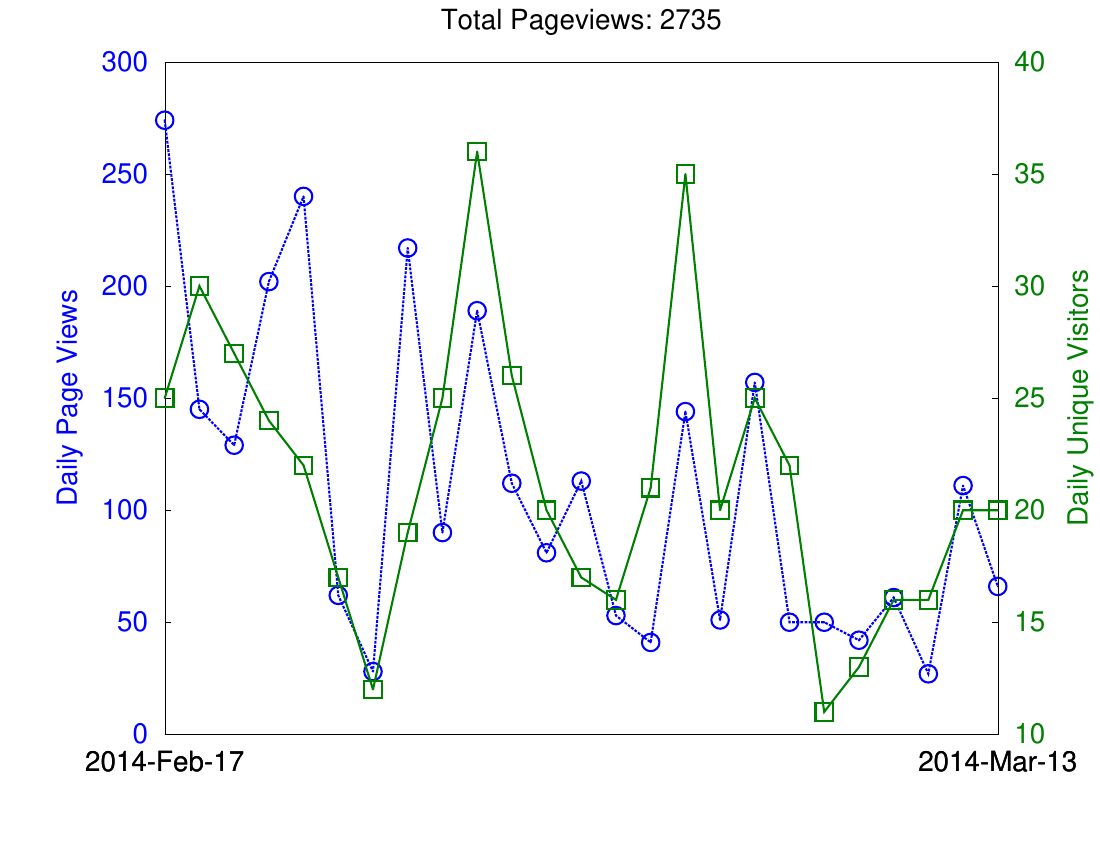

This chart was generated by the following Python code:
#!/usr/bin/env python
import matplotlib.pyplot as plt
import numpy as np
import math

# Import stuff for working with dates
from datetime import datetime
from matplotlib.dates import date2num, num2date

# Github has a "traffic" page now, but it doesn't seem like you can
# put in an arbitrary date range?  When I looked at it, it showed the
# numbers of unique visitors and views for the last two weeks only...
# So as long as I check back at least once every two weeks I can keep
# a record of it?  Great...

# https://github.com/libMesh/libmesh/graphs/traffic

# Date, Views, Unique Visitors
data = [
    '2014-Feb-17', 274, 25,
    '2014-Feb-18', 145, 30,
    '2014-Feb-19', 129, 27,
    '2014-Feb-20', 202, 24,
    '2014-Feb-21', 240, 22,
    '2014-Feb-22', 62,  17,
    '2014-Feb-23', 28,  12,
    '2014-Feb-24', 217, 19,
    '2014-Feb-25', 90,  25,
    '2014-Feb-26', 189, 36,
    '2014-Feb-27', 112, 26,
    '2014-Feb-28', 81,  20,
    '2014-Mar-01', 113, 17,
    '2014-Mar-02', 53,  16,
    '2014-Mar-03', 41,  21,
    '2014-Mar-04', 144, 35,
    '2014-Mar-05', 51,  20,
    '2014-Mar-06', 157, 25,
    '2014-Mar-07', 50,  22,
    '2014-Mar-08', 50,  11,
    '2014-Mar-09', 42,  13,
    '2014-Mar-10', 61,  16,
    '2014-Mar-11', 27,  16,
    '2014-Mar-12', 111, 20,
    '2014-Mar-13', 66,  20,
    '2014-Mar-14', 223, 25,
    '2014-Mar-15', 46,   9,
    '2014-Mar-16', 26,  17,
    '2014-Mar-17', 80,  29,
    '2014-Mar-18', 59,  30,
    '2014-Mar-19', 85,  31,
    '2014-Mar-20', 122, 18,
    '2014-Mar-21', 61,  21,
    '2014-Mar-22', 33,  18,
    '2014-Mar-23', 64,  14,
    '2014-Mar-24', 95,  24,
    '2014-Mar-25', 75,  28,
    '2014-Mar-26', 49,  18,
    '2014-Mar-27', 57,  24,
    '2014-Mar-28', 33,  16,
    '2014-Mar-29', 41,  16,
    '2014-Mar-30', 19,  11,
    '2014-Mar-31', 52,  12,
    '2014-Apr-01', 120, 21,
    '2014-Apr-02', 68,  23,
    '2014-Apr-03', 98,  28,
    '2014-Apr-04', 77,  21,
    '2014-Apr-05', 80,  15,
    '2014-Apr-06', 55,  15,
    '2014-Apr-07', 71,  31,
    '2014-Apr-08', 84,  26,
    '2014-Apr-09', 33,  18,
    '2014-Apr-10', 32,  16,
    '2014-Apr-11', 51,  20,
    '2014-Apr-12', 25,  15,
    '2014-Apr-13', 49,  20,
    '2014-Apr-14', 120, 23,
    '2014-Apr-15', 191, 27,
    '2014-Apr-16', 219, 24,
    '2014-Apr-17', 216, 30,
    '2014-Apr-18', 63,  19,
    '2014-Apr-19', 36,  11,
    '2014-Apr-20', 25,   7,
    '2014-Apr-21', 115, 24,
    '2014-Apr-22', 128, 31,
    '2014-Apr-23', 87,  25,
    '2014-Apr-24', 108, 23,
    '2014-Apr-25', 111, 20,
    '2014-Apr-26', 89,   9,
    '2014-Apr-27', 29,  11,
    '2014-Apr-28', 177, 28,
    '2014-Apr-29', 170, 27,
    '2014-Apr-30', 183, 28,
    '2014-May-01', 97,  25,
    '2014-May-02', 64,  23,
    '2014-May-03', 43,  12,
    '2014-May-04', 32,  14,
    '2014-May-05', 125, 28,
    '2014-May-06', 68,  24,
    '2014-May-07', 68,  19,
    '2014-May-08', 114, 14,
    '2014-May-09', 47,  20,
    '2014-May-10', 139, 20,
    '2014-May-11', 14,   9,
    '2014-May-12', 90,  27,
    '2014-May-13', 92,  22,
    '2014-May-14', 197, 32,
    '2014-May-15', 140, 26,
    '2014-May-16', 59,  20,
    '2014-May-17', 21,  9 ,
    '2014-May-18', 54,  16,
    '2014-May-19', 117, 28,
    '2014-May-20', 47,  18,
    '2014-May-21', 55,  19,
    '2014-May-22', 77,  26,
    '2014-May-23', 28,  12,
    '2014-May-24', 38,  13,
    '2014-May-25', 36,  14,
    '2014-May-26', 44,  13,
    '2014-May-27', 166, 24,
    '2014-May-28', 139, 20,
    '2014-May-29', 67,  25,
    '2014-May-30', 73,  11,
    '2014-May-31', 60,  9 ,
    '2014-Jun-01', 22,  11,
    '2014-Jun-02', 87,  18,
    '2014-Jun-03', 103, 31,
    '2014-Jun-04', 105, 27,
    '2014-Jun-05', 74,  22,
    '2014-Jun-06', 55,  16,
    '2014-Jun-07', 53,  15,
    '2014-Jun-08', 19,  5 ,
    '2014-Jun-09', 91,  14,
    '2014-Jun-10', 136, 19,
    '2014-Jun-11', 104, 27,
    '2014-Jun-12', 195, 22,
    '2014-Jun-13', 51,  18,
    '2014-Jun-14', 4,   4 ,
    '2014-Jun-15', 19,  8 ,
    '2014-Jun-16', 86,  19,
    '2014-Jun-17', 60,  20,
    '2014-Jun-18', 115, 25,
    '2014-Jun-19', 73,  20,
    '2014-Jun-20', 24,  12,
    '2014-Jun-21', 12,  4 ,
    '2014-Jun-22', 30,  10,
    '2014-Jun-23', 106, 23,
    '2014-Jun-24', 51,  16,
    '2014-Jun-25', 115, 25,
    '2014-Jun-26', 77,  24,
    '2014-Jun-27', 91,  24,
    '2014-Jun-28', 30,  9 ,
    '2014-Jun-29', 9,   7 ,
    '2014-Jun-30', 80,  25,
    '2014-Jul-01', 118, 17,
    '2014-Jul-02', 124, 18,
    '2014-Jul-03', 103, 22,
    '2014-Jul-04', 33,  11,
    '2014-Jul-05', 37,  13,
    '2014-Jul-06', 25,  11,
    '2014-Jul-07', 147, 27,
    '2014-Jul-08', 123, 14,
    '2014-Jul-09', 75,  24,
    '2014-Jul-10', 68,  16,
    '2014-Jul-11', 103, 22,
    '2014-Jul-12', 21,  6 ,
    '2014-Jul-13', 16,  3 ,
    '2014-Jul-14', 103, 24,
    '2014-Jul-15', 86,  16,
    '2014-Jul-16', 90,  20,
    '2014-Jul-17', 92,  18,
    '2014-Jul-18', 70,  17,
    '2014-Jul-19', 27,  8 ,
    '2014-Jul-20',  7,  4 ,
    '2014-Jul-21', 66,  19,
    '2014-Jul-22', 63,  16,
    '2014-Jul-23', 56,  14,
    '2014-Jul-24', 110, 19,
    '2014-Jul-25', 27,  14,
    '2014-Jul-26', 9,   8 ,
    '2014-Jul-27', 27,  9 ,
    '2014-Jul-28', 73,  23,
    '2014-Jul-29', 136, 22,
    '2014-Jul-30', 25,  14,
    '2014-Jul-31', 113, 29,
    '2014-Aug-01', 68,  20,
    '2014-Aug-02', 34,  5 ,
    '2014-Aug-03', 17,  5 ,
    '2014-Aug-04', 28,  17,
    '2014-Aug-05', 66,  15,
    '2014-Aug-06', 62,  24,
    '2014-Aug-07', 123, 17,
    '2014-Aug-08', 92,  19,
    '2014-Aug-09', 29,  9 ,
    '2014-Aug-10', 9,   5 ,
    '2014-Aug-11', 75,  17,
    '2014-Aug-12', 108, 19,
    '2014-Aug-13', 173, 25,
    '2014-Aug-14', 109, 28,
    '2014-Aug-15', 46,  17,
    '2014-Aug-16', 33,  11,
    '2014-Aug-17', 109, 15,
    '2014-Aug-18', 154, 20,
    '2014-Aug-19', 143, 23,
    '2014-Aug-20', 54,  10,
    '2014-Aug-21', 31,  19,
    '2014-Aug-22', 86,  16,
    '2014-Aug-23', 30,  7 ,
    '2014-Aug-24', 19,  8 ,
    '2014-Aug-25', 135, 18,
    '2014-Aug-26', 140, 20,
    '2014-Aug-27', 81,  23,
    '2014-Aug-28', 87,  21,
    '2014-Aug-29', 40,  11,
    '2014-Aug-30', 102, 11,
    '2014-Aug-31', 26,  8 ,
    '2014-Sep-01', 37,  11,
    '2014-Sep-02', 64,  11,
    '2014-Sep-03', 52,  19,
    '2014-Sep-04', 172, 37,
    '2014-Sep-05', 42,  13,
    '2014-Sep-06', 29,  15,
    '2014-Sep-07', 24,  8 ,
    '2014-Sep-08', 56,  13,
    '2014-Sep-09', 87,  25,
    '2014-Sep-10', 80,  14,
    '2014-Sep-11', 82,  22,
    '2014-Sep-12', 53,  18,
    '2014-Sep-13', 22,  9 ,
    '2014-Sep-14', 31,  10,
    '2014-Sep-15', 99,  28,
    '2014-Sep-16', 174, 32,
    '2014-Sep-17', 137, 24,
    '2014-Sep-18', 96,  30,
    '2014-Sep-19', 84,  25,
    '2014-Sep-20', 45,  15,
    '2014-Sep-21', 34,  11,
    '2014-Sep-22', 57,  21,
    '2014-Sep-23', 130, 19,
    '2014-Sep-24', 169, 30,
    '2014-Sep-25', 195, 29,
    '2014-Sep-26', 82,  17,
    '2014-Sep-27', 32,  10,
    '2014-Sep-28', 19,  8 ,
    '2014-Sep-29', 71,  15,
    '2014-Sep-30', 45,  18,
    '2014-Oct-01', 136, 19,
    '2014-Oct-02', 132, 19,
    '2014-Oct-03', 127, 20,
    '2014-Oct-04', 61,  15,
    '2014-Oct-05', 6,   4 ,
    '2014-Oct-06', 72,  16,
    '2014-Oct-07', 98,  26,
    '2014-Oct-08', 33,  17,
    '2014-Oct-09', 65,  10,
    '2014-Oct-10', 39,  17,
    '2014-Oct-11', 14,  8 ,
    '2014-Oct-12', 44,  9 ,
    '2014-Oct-13', 36,  14,
    '2014-Oct-14', 160, 27,
    '2014-Oct-15', 311, 35,
    '2014-Oct-16', 333, 35,
    '2014-Oct-17', 147, 32,
    '2014-Oct-18', 57,  13,
    '2014-Oct-19', 114, 19,
    '2014-Oct-20', 135, 31,
    '2014-Oct-21', 176, 42,
    '2014-Oct-22', 180, 38,
    '2014-Oct-23', 251, 38,
    '2014-Oct-24', 193, 27,
    '2014-Oct-25', 75,  18,
    '2014-Oct-26', 30,  15,
    '2014-Oct-27', 76,  28,
    '2014-Oct-28', 162, 34,
    '2014-Oct-29', 408, 46,
    '2014-Oct-30', 197, 31,
    '2014-Oct-31', 99,  33,
    '2014-Nov-01', 31,  10,
    '2014-Nov-02', 130, 22,
    '2014-Nov-03', 147, 31,
    '2014-Nov-04', 131, 42,
    '2014-Nov-05', 135, 39,
    '2014-Nov-06', 99,  29,
    '2014-Nov-07', 68,  24,
    '2014-Nov-08', 53,  19,
    '2014-Nov-09', 25,  11,
    '2014-Nov-10', 126, 23,
    '2014-Nov-11', 165, 33,
    '2014-Nov-12', 101, 27,
    '2014-Nov-13', 40,  18,
    '2014-Nov-14', 57,  20,
    '2014-Nov-15', 94,  13,
    '2014-Nov-16', 9,   6 ,
    '2014-Nov-17', 66,  29,
    '2014-Nov-18', 112, 30,
    '2014-Nov-19', 89,  22,
    '2014-Nov-20', 54,  15,
    '2014-Nov-21', 66,  24,
    '2014-Nov-22', 38,  13,
    '2014-Nov-23', 12,  8 ,
    '2014-Nov-24', 102, 25,
    '2014-Nov-25', 113, 20,
    '2014-Nov-26', 63,  22,
    '2014-Nov-27', 39,  14,
    '2014-Nov-28', 67,  21,
    '2014-Nov-29', 29,  11,
    '2014-Nov-30', 116, 11,
    '2014-Dec-01', 95,  28,
    '2014-Dec-02', 101, 31,
    '2014-Dec-03', 170, 24,
    '2014-Dec-04', 124, 34,
    '2014-Dec-05', 88,  13,
    '2014-Dec-06', 8,   7,
    '2014-Dec-07', 14,  8,
    '2014-Dec-08', 28,  15,
    '2014-Dec-09', 69,  20,
    '2014-Dec-10', 176, 21,
    '2014-Dec-11', 158, 34,
    '2014-Dec-12', 53,  13,
    '2014-Dec-13', 8,   5,
    '2014-Dec-14', 16,  7,
    '2014-Dec-15', 187, 24,
    '2014-Dec-16', 93,  20,
    '2014-Dec-17', 81,  24,
    '2014-Dec-18', 76,  18,
    '2014-Dec-19', 52,  18,
    '2014-Dec-20', 32,  13,
    '2014-Dec-21', 22,  6,
    '2014-Dec-22', 38,  18,
    '2014-Dec-23', 24,  13,
    '2014-Dec-24', 15,  11,
    '2014-Dec-25', 34,  9,
    '2014-Dec-26', 26,  8,
    '2014-Dec-27', 16,  8,
    '2014-Dec-28', 9,   5,
    '2014-Dec-29', 45,  8,
    '2014-Dec-30', 79,  7,
    '2014-Dec-31', 16,  10,
    '2015-Jan-01', 2,   2,
    '2015-Jan-02', 22,  13,
    '2015-Jan-03', 11,  7,
    '2015-Jan-04', 90,  4,
    '2015-Jan-05', 40,  21,
    '2015-Jan-06', 77,  18,
    '2015-Jan-07', 101, 22,
    '2015-Jan-08', 160, 30,
    '2015-Jan-09', 94,  22,
    '2015-Jan-10', 23,  9,
    '2015-Jan-11', 26,  10,
    '2015-Jan-12', 84,  26,
    '2015-Jan-13', 140, 31,
    '2015-Jan-14', 207, 27,
    '2015-Jan-15', 113, 23,
    '2015-Jan-16', 134, 27,
    '2015-Jan-17', 45,  9,
    '2015-Jan-18', 34,  11,
    '2015-Jan-19', 62,  20,
    '2015-Jan-20', 63,  16,
    '2015-Jan-21', 74,  24,
    '2015-Jan-22', 69,  26,
    '2015-Jan-23', 77,  17,
    '2015-Jan-24', 63,  14,
    '2015-Jan-25', 27,  9,
    '2015-Jan-26', 57,  22,
    '2015-Jan-27', 118, 19,
    '2015-Jan-28', 91,  21,
    '2015-Jan-29', 66,  21,
    '2015-Jan-30', 123, 28,
    '2015-Jan-31', 27,  11,
    '2015-Feb-01', 52,  9,
    '2015-Feb-02', 89,  22,
    '2015-Feb-03', 47,  14,
    '2015-Feb-04', 82,  22,
    '2015-Feb-05', 127, 27,
    '2015-Feb-06', 74,  24,
    '2015-Feb-07', 23,  8,
    '2015-Feb-08', 20,  11,
    '2015-Feb-09', 61,  22,
    '2015-Feb-10', 90,  30,
    '2015-Feb-11', 86,  20,
    '2015-Feb-12', 127, 23,
    '2015-Feb-13', 259, 27,
    '2015-Feb-14', 17,  9,
    '2015-Feb-15', 7,   3,
    '2015-Feb-16', 120, 27,
    '2015-Feb-17', 130, 28,
    '2015-Feb-18', 49,  16,
    '2015-Feb-19', 219, 21,
    '2015-Feb-20', 126, 31,
    '2015-Feb-21', 69,  9,
    '2015-Feb-22', 51,  10,
    '2015-Feb-23', 100, 28,
    '2015-Feb-24', 206, 19,
    '2015-Feb-25', 95,  22,
    '2015-Feb-26', 115, 35,
    '2015-Feb-27', 80,  20,
    '2015-Feb-28', 100, 16,
    '2015-Mar-01', 53,  8,
    '2015-Mar-02', 193, 22,
    '2015-Mar-03', 101, 19,
    '2015-Mar-04', 135, 33,
    '2015-Mar-05', 201, 31,
    '2015-Mar-06', 65,  20,
    '2015-Mar-07', 61,  12,
    '2015-Mar-08', 35,  9,
    '2015-Mar-09', 86,  23,
    '2015-Mar-10', 38,  21,
    '2015-Mar-11', 118, 28,
    '2015-Mar-12', 107, 19,
    '2015-Mar-13', 124, 28,
    '2015-Mar-14', 17,  12,
    '2015-Mar-15', 42,  12,
    '2015-Mar-16', 111, 24,
    '2015-Mar-17', 180, 24,
    '2015-Mar-18', 83,  27,
    '2015-Mar-19', 96,  19,
    '2015-Mar-20', 106, 21,
    '2015-Mar-21', 31,  14,
    '2015-Mar-22', 58,  11,
    '2015-Mar-23', 56,  19,
    '2015-Mar-24', 107, 28,
    '2015-Mar-25', 119, 25,
    '2015-Mar-26', 99,  22,
    '2015-Mar-27', 259, 20,
    '2015-Mar-28', 76,  12,
    '2015-Mar-29', 22,  9,
    '2015-Mar-30', 156, 31,
    '2015-Mar-31', 79,  22,
    '2015-Apr-01', 128, 31,
    '2015-Apr-02', 71,  22,
    '2015-Apr-03', 47,  8,
    '2015-Apr-04', 62,  12,
    '2015-Apr-05', 75,  12,
    '2015-Apr-06', 62,  22,
    '2015-Apr-07', 90,  23,
    '2015-Apr-08', 67,  25,
    '2015-Apr-09', 68,  24,
    '2015-Apr-10', 63,  18,
    '2015-Apr-11', 53,  9,
    '2015-Apr-12', 19,  9,
    '2015-Apr-13', 35,  11,
    '2015-Apr-14', 106, 27,
    '2015-Apr-15', 200, 29,
    '2015-Apr-16', 218, 29,
    '2015-Apr-17', 125, 25,
    '2015-Apr-18', 61,  8,
    '2015-Apr-19', 26,  8,
    '2015-Apr-20', 162, 23,
    '2015-Apr-21', 110, 22,
    '2015-Apr-22', 187, 31,
    '2015-Apr-23', 137, 24,
    '2015-Apr-24', 200, 20,
    '2015-Apr-25', 87,  12,
    '2015-Apr-26', 49,  13,
    '2015-Apr-27',   67,   19,
    '2015-Apr-28',  135,   24,
    '2015-Apr-29',  127,   26,
    '2015-Apr-30',  140,   28,
    '2015-May-01',   40,   16,
    '2015-May-02',   44,    9,
    '2015-May-03',   31,   12,
    '2015-May-04',  155,   18,
    '2015-May-05',  168,   22,
    '2015-May-06',  121,   18,
    '2015-May-07',   77,   14,
    '2015-May-08',  128,   21,
    '2015-May-09',   29,   13,
    '2015-May-10',   35,    5,
    '2015-May-11',  156,   27,
    '2015-May-12',  138,   19,
    '2015-May-13',  118,   25,
    '2015-May-14',  144,   29,
    '2015-May-15',  181,   16,
    '2015-May-16',   58,    6,
    '2015-May-17',   72,    5,
    '2015-May-18',   84,   21,
    '2015-May-19',   51,   18,
    '2015-May-20',  128,   32,
    '2015-May-21',  147,   22,
    '2015-May-22',  103,   21,
    '2015-May-23',   29,    8,
    '2015-May-24',   59,   10,
    '2015-May-25',  133,   11,
    '2015-May-26',  177,   32,
    '2015-May-27',  130,   23,
    '2015-May-28',  183,   29,
    '2015-May-29',   98,   19,
    '2015-May-30',   23,   10,
    '2015-May-31',   18,    9,
    '2015-Jun-01',   96,   17,
    '2015-Jun-02',  193,   32,
    '2015-Jun-03',  204,   27,
    '2015-Jun-04',  213,   30,
    '2015-Jun-05',  451,   32,
    '2015-Jun-06',   23,   12,
    '2015-Jun-07',   26,    7,
    '2015-Jun-08',  134,   25,
    '2015-Jun-09',  198,   23,
    '2015-Jun-10',   90,   21,
    '2015-Jun-11',  221,   22,
    '2015-Jun-12',   90,   19,
    '2015-Jun-13',   31,   12,
    '2015-Jun-14',   18,   10,
    '2015-Jun-15',  108,   25,
    '2015-Jun-16',  207,   34,
    '2015-Jun-17',  160,   30,
    '2015-Jun-18',   84,   23,
    '2015-Jun-19',   69,   20,
    '2015-Jun-20',   40,    8,
    '2015-Jun-21',   36,    7,
    '2015-Jun-22',   95,   24,
    '2015-Jun-23',   97,   22,
    '2015-Jun-24',   99,   18,
    '2015-Jun-25',   77,   24,
    '2015-Jun-26',   90,   17,
    '2015-Jun-27',   87,    7,
    '2015-Jun-28',   42,    9,
    '2015-Jun-29',   89,   25,
    '2015-Jun-30',  142,   25,
    '2015-Jul-01',   95,   19,
    '2015-Jul-02',   72,   18,
    '2015-Jul-03',   47,   15,
    '2015-Jul-04',   46,    9,
    '2015-Jul-05',   75,   11,
    '2015-Jul-06',  112,   15,
    '2015-Jul-07',  198,   23,
    '2015-Jul-08',   55,   20,
    '2015-Jul-09',   73,   18,
    '2015-Jul-10',   72,   22,
    '2015-Jul-11',   14,    7,
    '2015-Jul-12',  113,   12,
    '2015-Jul-13',   88,   26,
    '2015-Jul-14',   89,   20,
    '2015-Jul-15',   98,   22,
    '2015-Jul-16',   92,   21,
    '2015-Jul-17',   89,   27,
    '2015-Jul-18',   19,    9,
    '2015-Jul-19',   23,   11,
    '2015-Jul-20',   61,   13,
    '2015-Jul-21',  125,   28,
    '2015-Jul-22',   74,   21,
    '2015-Jul-23',   68,   17,
    '2015-Jul-24',   47,   12,
    '2015-Jul-25',   22,   13,
    '2015-Jul-26',   26,    9,
    '2015-Jul-27',   51,   16,
    '2015-Jul-28',   89,   17,
    '2015-Jul-29',   41,   18,
    '2015-Jul-30',   25,   14,
    '2015-Jul-31',   51,   19,
    '2015-Aug-01',   33,   10,
    '2015-Aug-02',   32,    9,
    '2015-Aug-03',   45,   20,
    '2015-Aug-04',   42,   15,
    '2015-Aug-05',   64,   30,
    '2015-Aug-06',   91,   26,
    '2015-Aug-07',  103,   27,
    '2015-Aug-08',   82,    9,
    '2015-Aug-09',   30,    7,
    '2015-Aug-10',   33,   18,
    '2015-Aug-11',   98,   22,
    '2015-Aug-12',  146,   22,
    '2015-Aug-13',   88,   44,
    '2015-Aug-14',  136,   31,
    '2015-Aug-15',   30,    4,
    '2015-Aug-16',   60,   15,
    '2015-Aug-17',   73,   22,
    '2015-Aug-18',   90,   26,
    '2015-Aug-19',  125,   28,
    '2015-Aug-20',  113,   30,
    '2015-Aug-21',   85,   23,
    '2015-Aug-22',   58,   14,
    '2015-Aug-23',   37,   13,
    '2015-Aug-24',  102,   25,
    '2015-Aug-25',   86,   25,
    '2015-Aug-26',  217,   27,
    '2015-Aug-27',  156,   25,
    '2015-Aug-28',  152,   16,
    '2015-Aug-29',   15,    7,
    '2015-Aug-30',   27,   12,
    '2015-Aug-31',   87,   22,
    '2015-Sep-01',   57,   23,
    '2015-Sep-02',  109,   27,
    '2015-Sep-03',   63,   23,
    '2015-Sep-04',   71,   16,
    '2015-Sep-05',   44,   13,
    '2015-Sep-06',   24,    9,
    '2015-Sep-07',   65,   17,
    '2015-Sep-08',   80,   29,
    '2015-Sep-09',  102,   18,
    '2015-Sep-10',  155,   24,
    '2015-Sep-11',  187,   33,
    '2015-Sep-12',   39,   10,
    '2015-Sep-13',   11,    6,
    '2015-Sep-14',   37,    9,
    ]

# Github now tracks the total number of clones and unique cloners
clone_data = [
    '2014-Aug-03', 0,   0,
    '2014-Aug-04', 10,  6,
    '2014-Aug-05', 7,   7,
    '2014-Aug-06', 21, 14,
    '2014-Aug-07', 11,  9,
    '2014-Aug-08', 9,   8,
    '2014-Aug-09', 2,   2,
    '2014-Aug-10', 2,   2,
    '2014-Aug-11', 8,   6,
    '2014-Aug-12', 9,   8,
    '2014-Aug-13', 19, 11,
    '2014-Aug-14', 9,   7,
    '2014-Aug-15', 5,   5,
    '2014-Aug-16', 5,   2,
    '2014-Aug-17', 5,   5,
    '2014-Aug-18', 10,  8,
    '2014-Aug-19', 9,   8,
    '2014-Aug-20', 3,   3,
    '2014-Aug-21', 12,  8,
    '2014-Aug-22', 3,   3,
    '2014-Aug-23', 2,   2,
    '2014-Aug-24', 3,   3,
    '2014-Aug-25', 8,   5,
    '2014-Aug-26', 7,   7,
    '2014-Aug-27', 9,   8,
    '2014-Aug-28', 19, 12,
    '2014-Aug-29', 18, 14,
    '2014-Aug-30', 1,   1,
    '2014-Aug-31', 1,   1,
    '2014-Sep-01', 6,   5,
    '2014-Sep-02', 9,   8,
    '2014-Sep-03', 5,   4,
    '2014-Sep-04', 9,   8,
    '2014-Sep-05', 3,   3,
    '2014-Sep-06', 1,   1,
    '2014-Sep-07', 2,   2,
    '2014-Sep-08', 9,   9,
    '2014-Sep-09', 16, 10,
    '2014-Sep-10', 9,   8,
    '2014-Sep-11', 9,   7,
    '2014-Sep-12', 5,   3,
    '2014-Sep-13', 5,   5,
    '2014-Sep-14', 9,   7,
    '2014-Sep-15', 8,   7,
    '2014-Sep-16', 12,  8,
    '2014-Sep-17', 19, 11,
    '2014-Sep-18', 15, 11,
    '2014-Sep-19', 16,  8,
    '2014-Sep-20', 0,   0,
    '2014-Sep-21', 4,   4,
    '2014-Sep-22', 4,   3,
    '2014-Sep-23', 19, 14,
    '2014-Sep-24', 13, 11,
    '2014-Sep-25', 26, 15,
    '2014-Sep-26', 10,  9,
    '2014-Sep-27', 1,   1,
    '2014-Sep-28', 1,   1,
    '2014-Sep-29', 10,  9,
    '2014-Sep-30', 11,  5,
    '2014-Oct-01', 15, 13,
    '2014-Oct-02', 14, 13,
    '2014-Oct-03', 15, 13,
    '2014-Oct-04', 7,   7,
    '2014-Oct-05', 2,   2,
    '2014-Oct-06', 10,  8,
    '2014-Oct-07', 38, 24,
    '2014-Oct-08', 19, 16,
    '2014-Oct-09', 27, 14,
    '2014-Oct-10', 30, 18,
    '2014-Oct-11', 8,   7,
    '2014-Oct-12', 10,  8,
    '2014-Oct-13', 20, 17,
    '2014-Oct-14', 22, 14,
    '2014-Oct-15', 22, 14,
    '2014-Oct-16', 25, 17,
    '2014-Oct-17', 15,  9,
    '2014-Oct-18', 7,   5,
    '2014-Oct-19', 7,   5,
    '2014-Oct-20', 19, 14,
    '2014-Oct-21', 26, 18,
    '2014-Oct-22', 31, 16,
    '2014-Oct-23', 16, 13,
    '2014-Oct-24', 11,  9,
    '2014-Oct-25', 4,   3,
    '2014-Oct-26', 8,   8,
    '2014-Oct-27', 11,  8,
    '2014-Oct-28', 9,   8,
    '2014-Oct-29', 19, 16,
    '2014-Oct-30', 10,  8,
    '2014-Oct-31', 8,   7,
    '2014-Nov-01', 8,   6,
    '2014-Nov-02', 5,   5,
    '2014-Nov-03', 15, 14,
    '2014-Nov-04', 16, 13,
    '2014-Nov-05', 7,   7,
    '2014-Nov-06', 6,   6,
    '2014-Nov-07', 8,   8,
    '2014-Nov-08', 9,   7,
    '2014-Nov-09', 4,   4,
    '2014-Nov-10', 12, 10,
    '2014-Nov-11', 15, 13,
    '2014-Nov-12', 18, 12,
    '2014-Nov-13', 13,  8,
    '2014-Nov-14', 16, 13,
    '2014-Nov-15', 6,   4,
    '2014-Nov-16', 5,   4,
    '2014-Nov-17', 17, 12,
    '2014-Nov-18', 11,  9,
    '2014-Nov-19', 19, 12,
    '2014-Nov-20', 25, 16,
    '2014-Nov-21', 14, 10,
    '2014-Nov-22', 7,   5,
    '2014-Nov-23', 4,   4,
    '2014-Nov-24', 11,  8,
    '2014-Nov-25', 8,   6,
    '2014-Nov-26', 19, 13,
    '2014-Nov-27', 3,   3,
    '2014-Nov-28', 12,  7,
    '2014-Nov-29', 5,   4,
    '2014-Nov-30', 7,   7,
    '2014-Dec-01', 15, 11,
    '2014-Dec-02', 11,  8,
    '2014-Dec-03', 7,   6,
    '2014-Dec-04', 7,   6,
    '2014-Dec-05', 13, 11,
    '2014-Dec-06', 8,   7,
    '2014-Dec-07', 2,   2,
    '2014-Dec-08', 15, 11,
    '2014-Dec-09', 9,   4,
    '2014-Dec-10', 4,   3,
    '2014-Dec-11', 8,   7,
    '2014-Dec-12', 15,  9,
    '2014-Dec-13', 7,   4,
    '2014-Dec-14', 4,   3,
    '2014-Dec-15', 27, 13,
    '2014-Dec-16', 15, 11,
    '2014-Dec-17', 27, 17,
    '2014-Dec-18', 18, 14,
    '2014-Dec-19', 19, 16,
    '2014-Dec-20', 6,  5,
    '2014-Dec-21', 3,  3,
    '2014-Dec-22', 4,  4,
    '2014-Dec-23', 7,  7,
    '2014-Dec-24', 5,  4,
    '2014-Dec-25', 1,  1,
    '2014-Dec-26', 4,  3,
    '2014-Dec-27', 6,  4,
    '2014-Dec-28', 1,  1,
    '2014-Dec-29', 3,  3,
    '2014-Dec-30', 2,  2,
    '2014-Dec-31', 1,  1,
    '2015-Jan-01', 5,  2,
    '2015-Jan-02', 5,  5,
    '2015-Jan-03', 4,  4,
    '2015-Jan-04', 2,  2,
    '2015-Jan-05', 10, 10,
    '2015-Jan-06', 20, 17,
    '2015-Jan-07', 13, 11,
    '2015-Jan-08', 14, 8,
    '2015-Jan-09', 18, 11,
    '2015-Jan-10', 3,  2,
    '2015-Jan-11', 2,  1,
    '2015-Jan-12', 28, 14,
    '2015-Jan-13', 22, 15,
    '2015-Jan-14', 19, 15,
    '2015-Jan-15', 13, 11,
    '2015-Jan-16', 13, 11,
    '2015-Jan-17', 4,  3,
    '2015-Jan-18', 8,  8,
    '2015-Jan-19', 16, 7,
    '2015-Jan-20', 34, 21,
    '2015-Jan-21', 28, 20,
    '2015-Jan-22', 24, 14,
    '2015-Jan-23', 11, 9,
    '2015-Jan-24', 5,  4,
    '2015-Jan-25', 5,  5,
    '2015-Jan-26', 27, 12,
    '2015-Jan-27', 25, 19,
    '2015-Jan-28', 45, 20,
    '2015-Jan-29', 39, 26,
    '2015-Jan-30', 26, 19,
    '2015-Jan-31', 8,  6,
    '2015-Feb-01', 10, 6,
    '2015-Feb-02', 11, 8,
    '2015-Feb-03', 22, 17,
    '2015-Feb-04', 16, 13,
    '2015-Feb-05', 25, 18,
    '2015-Feb-06', 14, 10,
    '2015-Feb-07', 3,  3,
    '2015-Feb-08', 5,  5,
    '2015-Feb-09', 16, 15,
    '2015-Feb-10', 16, 12,
    '2015-Feb-11', 18, 15,
    '2015-Feb-12', 24, 18,
    '2015-Feb-13', 16, 11,
    '2015-Feb-14', 16, 8,
    '2015-Feb-15', 6,  5,
    '2015-Feb-16', 17, 11,
    '2015-Feb-17', 13, 9,
    '2015-Feb-18', 22, 17,
    '2015-Feb-19', 31, 19,
    '2015-Feb-20', 13, 10,
    '2015-Feb-21', 14, 7,
    '2015-Feb-22', 7,  5,
    '2015-Feb-23', 19, 10,
    '2015-Feb-24', 21, 11,
    '2015-Feb-25', 12, 7,
    '2015-Feb-26', 13, 9,
    '2015-Feb-27', 10, 10,
    '2015-Feb-28', 10, 6,
    '2015-Mar-01', 4,  4,
    '2015-Mar-02', 13, 13,
    '2015-Mar-03', 14, 12,
    '2015-Mar-04', 23, 18,
    '2015-Mar-05', 30, 17,
    '2015-Mar-06', 14, 12,
    '2015-Mar-07', 4,  4,
    '2015-Mar-08', 5,  5,
    '2015-Mar-09', 9,  7,
    '2015-Mar-10', 7,  6,
    '2015-Mar-11', 16, 12,
    '2015-Mar-12', 15, 13,
    '2015-Mar-13', 15, 12,
    '2015-Mar-14', 10, 9,
    '2015-Mar-15', 3,  2,
    '2015-Mar-16', 11, 9,
    '2015-Mar-17', 16, 13,
    '2015-Mar-18', 8,  7,
    '2015-Mar-19', 13, 11,
    '2015-Mar-20', 9,  8,
    '2015-Mar-21', 3,  3,
    '2015-Mar-22', 2,  1,
    '2015-Mar-23', 13, 12,
    '2015-Mar-24', 24, 19,
    '2015-Mar-25', 18, 14,
    '2015-Mar-26', 13, 9,
    '2015-Mar-27', 8,  8,
    '2015-Mar-28', 7,  5,
    '2015-Mar-29', 2,  2,
    '2015-Mar-30', 19, 15,
    '2015-Mar-31', 21, 14,
    '2015-Apr-01', 15, 12,
    '2015-Apr-02', 9,  8,
    '2015-Apr-03', 7,  6,
    '2015-Apr-04', 7,  6,
    '2015-Apr-05', 2,  2,
    '2015-Apr-06', 19, 9,
    '2015-Apr-07', 21, 13,
    '2015-Apr-08', 10, 10,
    '2015-Apr-09', 12, 8,
    '2015-Apr-10', 4,  4,
    '2015-Apr-11', 2,  2,
    '2015-Apr-12', 4,  4,
    '2015-Apr-13', 8,  6,
    '2015-Apr-14', 10, 10,
    '2015-Apr-15', 11, 10,
    '2015-Apr-16', 10, 6,
    '2015-Apr-17', 9,  7,
    '2015-Apr-18', 0,  0,
    '2015-Apr-19', 7,  5,
    '2015-Apr-20', 2,  2,
    '2015-Apr-21', 13, 8,
    '2015-Apr-22', 18, 11,
    '2015-Apr-23', 15, 10,
    '2015-Apr-24', 13, 8,
    '2015-Apr-25', 4,  4,
    '2015-Apr-26', 4,  4,
    '2015-Apr-27',    9,    7,
    '2015-Apr-28',    6,    6,
    '2015-Apr-29',   12,    8,
    '2015-Apr-30',   15,   14,
    '2015-May-01',   13,   10,
    '2015-May-02',    5,    4,
    '2015-May-03',    3,    3,
    '2015-May-04',   14,   10,
    '2015-May-05',   12,   10,
    '2015-May-06',   10,    6,
    '2015-May-07',   11,    8,
    '2015-May-08',   11,    8,
    '2015-May-09',    0,    0,
    '2015-May-10',    4,    4,
    '2015-May-11',   17,   13,
    '2015-May-12',   24,   10,
    '2015-May-13',   18,   15,
    '2015-May-14',   10,    7,
    '2015-May-15',   13,    8,
    '2015-May-16',    6,    4,
    '2015-May-17',    3,    3,
    '2015-May-18',   11,   10,
    '2015-May-19',   20,   15,
    '2015-May-20',   15,    9,
    '2015-May-21',   11,   11,
    '2015-May-22',   11,   10,
    '2015-May-23',    3,    3,
    '2015-May-24',    5,    4,
    '2015-May-25',    4,    3,
    '2015-May-26',   22,   18,
    '2015-May-27',   20,   14,
    '2015-May-28',    8,    6,
    '2015-May-29',   10,    8,
    '2015-May-30',    6,    6,
    '2015-May-31',    3,    3,
    '2015-Jun-01',   14,   13,
    '2015-Jun-02',   21,   17,
    '2015-Jun-03',   26,   17,
    '2015-Jun-04',   14,    8,
    '2015-Jun-05',   25,   16,
    '2015-Jun-06',    3,    3,
    '2015-Jun-07',    6,    5,
    '2015-Jun-08',   26,   12,
    '2015-Jun-09',   20,   16,
    '2015-Jun-10',   37,   24,
    '2015-Jun-11',   15,   15,
    '2015-Jun-12',   15,   13,
    '2015-Jun-13',    3,    3,
    '2015-Jun-14',    7,    6,
    '2015-Jun-15',   21,   19,
    '2015-Jun-16',   34,   25,
    '2015-Jun-17',   15,   12,
    '2015-Jun-18',   22,   16,
    '2015-Jun-19',   12,   11,
    '2015-Jun-20',    7,    6,
    '2015-Jun-21',   13,    9,
    '2015-Jun-22',   26,   17,
    '2015-Jun-23',   43,   28,
    '2015-Jun-24',   36,   16,
    '2015-Jun-25',   29,   16,
    '2015-Jun-26',   12,   11,
    '2015-Jun-27',    4,    4,
    '2015-Jun-28',    2,    2,
    '2015-Jun-29',   16,   15,
    '2015-Jun-30',   35,   22,
    '2015-Jul-01',   45,   22,
    '2015-Jul-02',   32,   15,
    '2015-Jul-03',    9,    5,
    '2015-Jul-04',    7,    5,
    '2015-Jul-05',    4,    4,
    '2015-Jul-06',   43,   18,
    '2015-Jul-07',   44,   22,
    '2015-Jul-08',   20,   16,
    '2015-Jul-09',   35,   19,
    '2015-Jul-10',    9,    6,
    '2015-Jul-11',   10,   10,
    '2015-Jul-12',    2,    2,
    '2015-Jul-13',   38,   18,
    '2015-Jul-14',   26,   16,
    '2015-Jul-15',   19,   15,
    '2015-Jul-16',   56,   21,
    '2015-Jul-17',   24,   16,
    '2015-Jul-18',    4,    4,
    '2015-Jul-19',    1,    1,
    '2015-Jul-20',   26,   17,
    '2015-Jul-21',   40,   27,
    '2015-Jul-22',   36,   18,
    '2015-Jul-23',   16,   12,
    '2015-Jul-24',    9,    5,
    '2015-Jul-25',    5,    5,
    '2015-Jul-26',    8,    4,
    '2015-Jul-27',   16,   14,
    '2015-Jul-28',   12,   10,
    '2015-Jul-29',   29,   20,
    '2015-Jul-30',   18,   10,
    '2015-Jul-31',   16,   10,
    '2015-Aug-01',    4,    3,
    '2015-Aug-02',    4,    4,
    '2015-Aug-03',   17,   12,
    '2015-Aug-04',   19,   12,
    '2015-Aug-05',   24,   16,
    '2015-Aug-06',   17,   14,
    '2015-Aug-07',   12,   10,
    '2015-Aug-08',    6,    3,
    '2015-Aug-09',    6,    6,
    '2015-Aug-10',   15,   10,
    '2015-Aug-11',   39,   21,
    '2015-Aug-12',   24,   18,
    '2015-Aug-13',   20,   14,
    '2015-Aug-14',   40,   19,
    '2015-Aug-15',    5,    5,
    '2015-Aug-16',    3,    3,
    '2015-Aug-17',   19,   16,
    '2015-Aug-18',   26,   20,
    '2015-Aug-19',   52,   34,
    '2015-Aug-20',   45,   30,
    '2015-Aug-21',    9,    6,
    '2015-Aug-22',   15,   13,
    '2015-Aug-23',   13,    7,
    '2015-Aug-24',   26,   19,
    '2015-Aug-25',   39,   18,
    '2015-Aug-26',   28,   14,
    '2015-Aug-27',   18,   13,
    '2015-Aug-28',   29,   22,
    '2015-Aug-29',    9,    7,
    '2015-Aug-30',    5,    4,
    '2015-Aug-31',   30,   17,
    '2015-Sep-01',   32,   18,
    '2015-Sep-02',   30,   16,
    '2015-Sep-03',   27,   19,
    '2015-Sep-04',    8,    6,
    '2015-Sep-05',    7,    6,
    '2015-Sep-06',    9,    9,
    '2015-Sep-07',   11,    9,
    '2015-Sep-08',   19,   16,
    '2015-Sep-09',   19,   16,
    '2015-Sep-10',   32,   16,
    '2015-Sep-11',   71,   24,
    '2015-Sep-12',    7,    6,
    '2015-Sep-13',    4,    4,
    '2015-Sep-14',   12,    9,
    ]

# Extract the dates from the data array
date_strings = data[0::3]

# Convert date strings into numbers
date_nums = []
for d in date_strings:
  date_nums.append(date2num(datetime.strptime(d, '%Y-%b-%d')))

# Extract number of views from data array
n_views = data[1::3]

# Extract number of unique visitors from data array
n_visitors = data[2::3]

# Initialize an array with 1, 7, 14, ...
N = len(date_strings)
week_indexes = range(0, N, 7)

# Get total views and average unique viewers for each week
week_views = []
week_visitors = []
x_axis = []
for i in range(0, len(week_indexes)-1):
  start = week_indexes[i]
  stop = week_indexes[i+1]
  week_views.append(sum(n_views[start:stop]));
  week_visitors.append(np.mean(n_visitors[start:stop]));
  x_axis.append(date_nums[week_indexes[i]])

# Get a reference to the figure
fig = plt.figure()

# 111 is equivalent to Matlab's subplot(1,1,1) command
ax1 = fig.add_subplot(111)
ax1.plot(x_axis, week_views, 'bo-')
ax1.set_ylabel('Weekly page views (blue circles)')

# Choose the number of labels to create, then use linspace to create them and convert them to ints
n_labels = 4
x_axis_ticks = np.linspace(0, len(x_axis)-1, n_labels).astype(int)

# Set tick labels and positions
ax1.set_xticks([x_axis[i] for i in x_axis_ticks])
ax1.set_xticklabels(['Week of \n' + str(num2date(x_axis[i]).date()) for i in x_axis_ticks])

# Plot the average weekly unique visitors
ax2 = ax1.twinx()
ax2.plot(x_axis, week_visitors, 'gs--')
ax2.set_ylabel('Avg. Daily Unique Visitors (green squares)')

# Add title
title_string = 'Total Pageviews: ' \
               + str(sum(n_views)) \
               + ', Avg. Daily Unique Visitors: ' \
               + '%.1f' % np.mean(n_visitors)
fig.suptitle(title_string)

# Save as PDF
plt.savefig('weekly_github_traffic.pdf')



# Make monthly plot
fig.clf()

month_intervals = ['2014-Feb-17',
                   '2014-Mar-17',
                   '2014-Apr-17',
                   '2014-May-17',
                   '2014-Jun-17',
                   '2014-Jul-17',
                   '2014-Aug-17',
                   '2014-Sep-17',
                   '2014-Oct-17',
                   '2014-Nov-17',
                   '2014-Dec-17',
                   '2015-Jan-17',
                   '2015-Feb-17',
                   '2015-Mar-17',
                   '2015-Apr-17',
                   '2015-May-17',
                   '2015-Jun-17',
                   '2015-Jul-17',
                   '2015-Aug-17']

# Find the indexes of each date
month_indexes = []
for date in month_intervals:
  month_indexes.append(date_strings.index(date))

# Get total views and average unique viewers for each month
month_views = [];
month_visitors = [];
x_axis = []
for i in range(0, len(month_indexes)-1):
  start = month_indexes[i]
  stop = month_indexes[i+1]
  month_views.append(sum(n_views[start:stop]));
  month_visitors.append(np.mean(n_visitors[start:stop]));
  x_axis.append(date_nums[month_indexes[i]])

# 111 is equivalent to Matlab's subplot(1,1,1) command
ax1 = fig.add_subplot(111)
ax1.plot(x_axis, month_views, 'bo-')
ax1.set_ylabel('Monthly page views (blue circles)')

# Place an x-axis tick mark every x_step months.  As we get more data,
# we'll have to increase x_step.
x_step = 4
x_axis_ticks = range(0, len(x_axis), x_step)

# Set tick labels and positions
ax1.set_xticks([x_axis[i] for i in x_axis_ticks])
ax1.set_xticklabels([num2date(x_axis[i]).strftime('%b\n%Y') for i in x_axis_ticks])

# Plot the average weekly unique visitors
ax2 = ax1.twinx()
ax2.plot(x_axis, month_visitors, 'gs--')
ax2.set_ylabel('Avg. Daily Unique Visitors (green squares)')

# Save as PDF
plt.savefig('monthly_github_traffic.pdf')

# Local Variables:
# python-indent: 2
# End:
